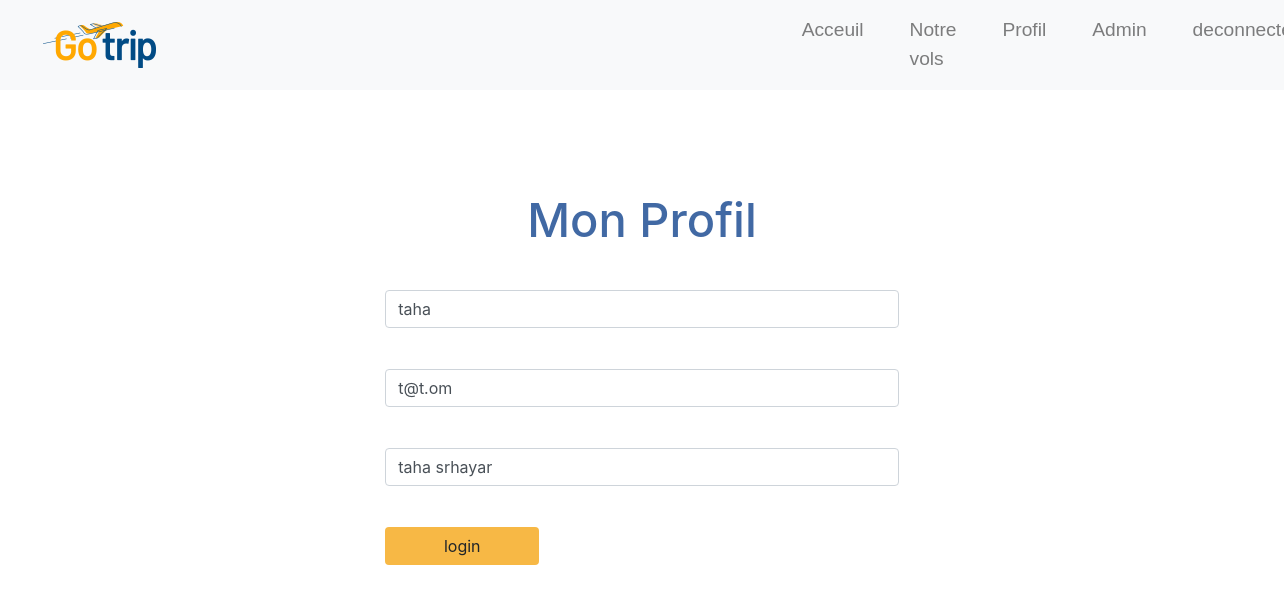
The app's page /profil.php (signed in) with its own data.
### tables this page shows
CREATE TABLE `users` (
  `userID` int(11) NOT NULL,
  `username` varchar(255) NOT NULL,
  `password` varchar(255) NOT NULL,
  `email` varchar(255) NOT NULL,
  `fullname` varchar(255) NOT NULL,
  `groupeID` int(11) NOT NULL
);

### profil.php (the view, shortened to what this page needs)
<?php
$db = new PDO("mysql:host=localhost;dbname=db_gestionvols", "root", "");
include('includes/nav.php');
$myProfil = $_SESSION['id'];
$stmt = $db->prepare("SELECT username, email, fullname FROM users WHERE userID = ?");
$stmt->execute(array($myProfil));
$row = $stmt->fetch();
?>
<link rel="stylesheet" href="css/login-insc.css">
<div class= "header">
    <form class="login" action="<?php echo $_SERVER['PHP_SELF'] ?>" method="POST">
        <h4 class="text-center"> Mon Profil</h4>
        <input class="form-control" type="text" name="user" value="<?php echo $row['username'] ?>" placeholder="Username" autocomplete="off">
        <input class="form-control" type="text" name="email" value="<?php echo $row['email'] ?>" placeholder="Username" autocomplete="off">
        <input class="form-control" type="text" name="fullname" value="<?php echo $row['fullname'] ?>" placeholder="Username" autocomplete="off">
        <input type="submit"  class="btn" value="login">
    </form>
</div>

### css/login-insc.css (style rules this page uses)
h4 { text-align: center; color: #4169A4 ; font-size: 47px; }
.header { margin-top:8%; margin-left: 30%; margin-right: 30%; }
.btn { background-color:#F7B845 ; width: 30%; }
input { margin-top: 8%; }

### records on screen
users: user "taha", email "t@t.om", fullname "taha srhayar"
